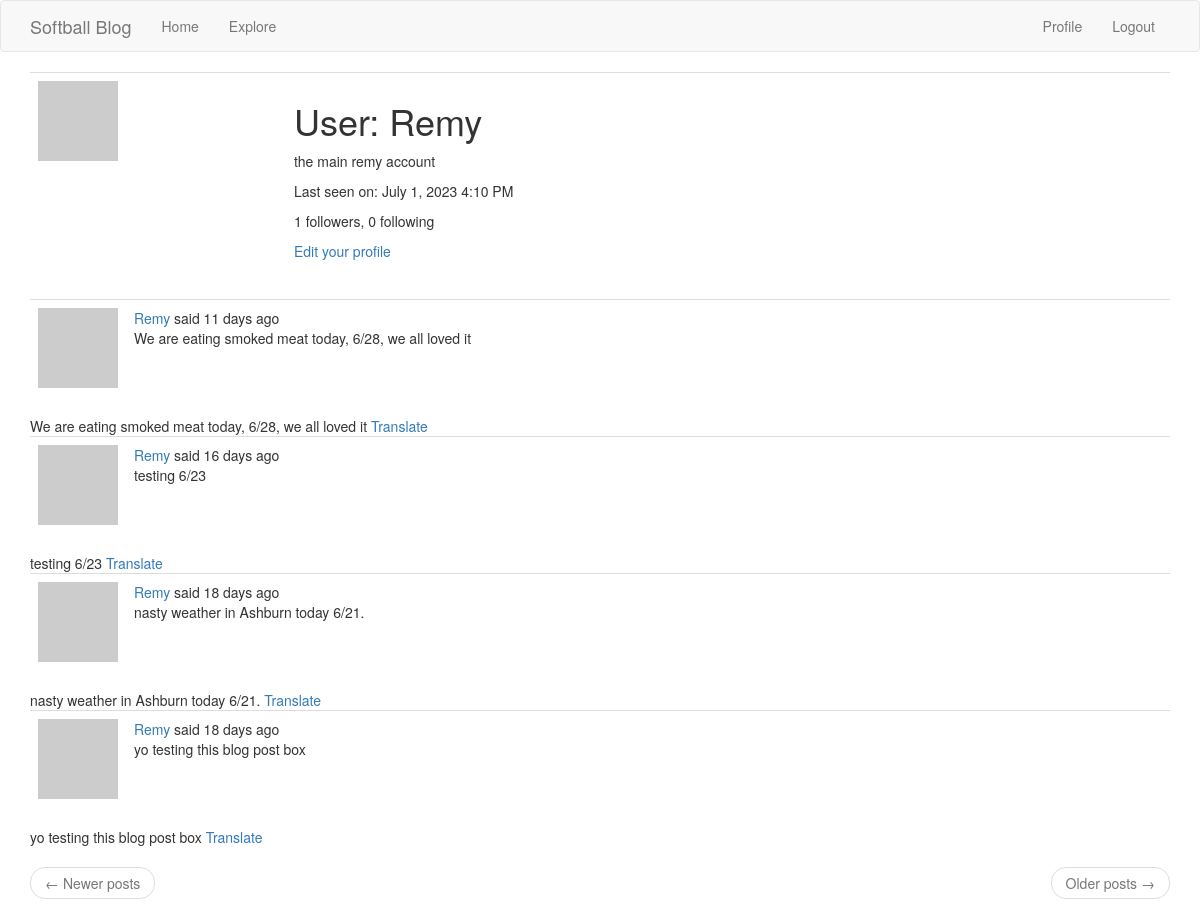
The page /user/Remy (signed in) on the database as committed earlier.
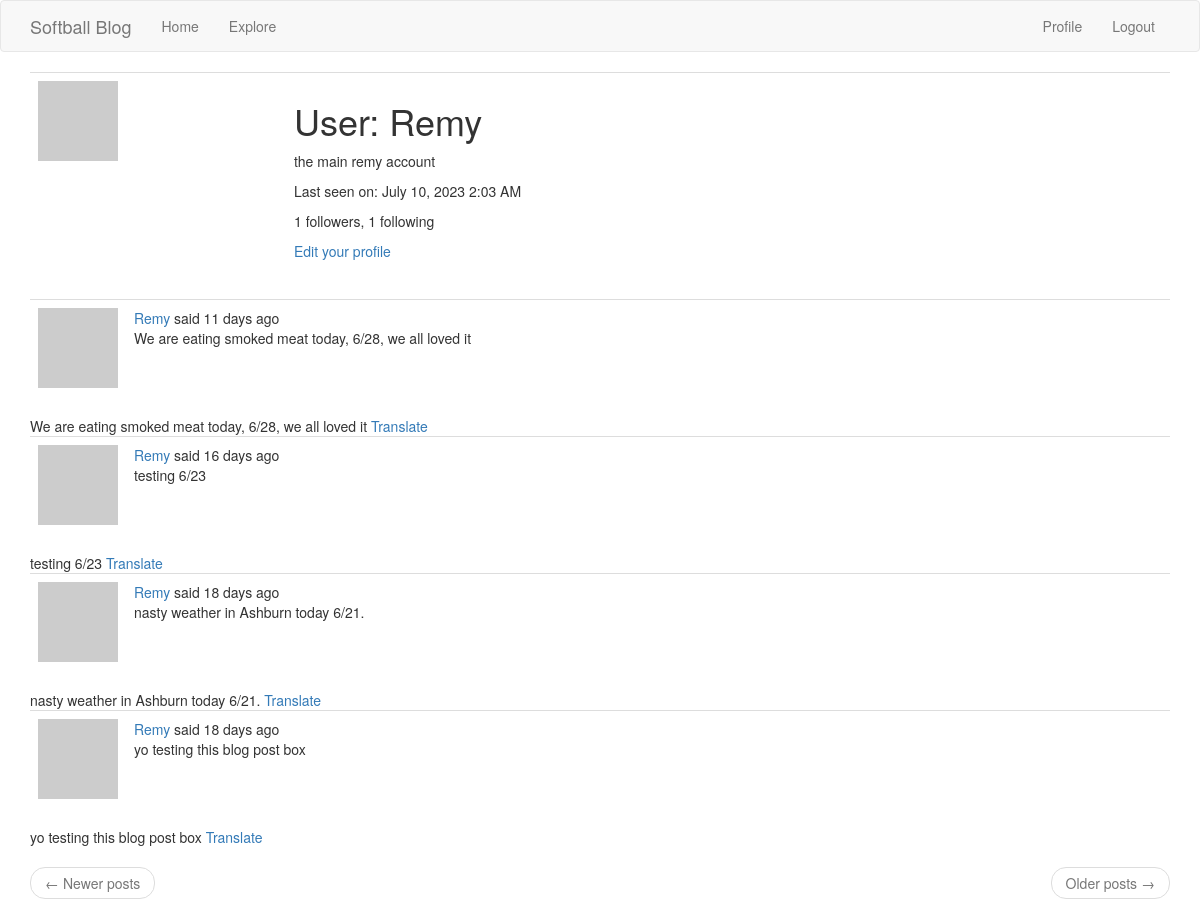
The same page on the database as committed later.
### app/models.py (models this page shows, shortened)
class User(UserMixin, db.Model):
    id = db.Column(db.Integer, primary_key=True)
    username = db.Column(db.String(64), index=True, unique=True)
    email = db.Column(db.String(120), index=True, unique=True)
    password_hash = db.Column(db.String(128))
    posts = db.relationship("Post", backref="author", lazy="dynamic")
    about_me = db.Column(db.String(140))
    last_seen = db.Column(db.DateTime, default=datetime.utcnow)
    followed = db.relationship(
        "User",
        secondary=followers,
        primaryjoin=(followers.c.follower_id == id),
        secondaryjoin=(followers.c.followed_id == id),
        backref=db.backref("followers", lazy="dynamic"),
        lazy="dynamic",
    )
    language = db.Column(db.String(5))
    def avatar(self, size):
        digest = md5(self.email.lower().encode("utf-8")).hexdigest()
        return f"https://www.gravatar.com/avatar/{digest}?d=robohash&s={size}"

### app/routes.py (the view)
@app.route("/user/<username>")
@login_required
def user(username):
    user = User.query.filter_by(username=username).first_or_404()
    page = request.args.get("page", 1, type=int)
    posts = user.posts.order_by(Post.timestamp.desc()).paginate(
        page=page, per_page=app.config["POSTS_PER_PAGE"], error_out=False
    )
    next_url = (
        url_for("user", username=user.username, page=posts.next_num)
        if posts.has_next
        else None
    )
    prev_url = (
        url_for("user", username=user.username, page=posts.prev_num)
        if posts.has_prev
        else None
    )
    form = EmptyForm()
    return render_template(
        "user.html",
        user=user,
        posts=posts.items,
        next_url=next_url,
        prev_url=prev_url,
        form=form,
    )

### app/models.py (called while the page is built)
@login.user_loader
def load_user(id):
    return User.query.get(int(id))

### app/routes.py (called while the page is built)
@app.before_request
def before_request():
    if current_user.is_authenticated:
        current_user.last_seen = datetime.utcnow()
        db.session.commit()
        g.locale = str(get_locale())

### app/templates/user.html (shortened to what this page needs)
{% extends "base.html" %}
{% block app_content %}
<table class="table table-hover">
    <tr>
        <td width="256px"><img src="{{ user.avatar(256) }}"></td>
        <td>
            <h1>{{ _('User') }}: {{ user.username }}</h1>
            {% if user.about_me %}<p>{{ user.about_me }}</p>{% endif %}
            {% if user.last_seen %}
            <p>{{ _('Last seen on') }}: {{ moment(user.last_seen).format('LLL') }}</p>
            {% endif %}
            <p>{{ _('%(count)d followers', count=user.followers.count()) }}, {{ _('%(count)d following',count=user.followed.count()) }}</p>
            {% if user == current_user %}
                            <p><a href="{{ url_for('edit_profile') }}">{{ _('Edit your profile') }}</a></p>
            {% endif %}
        </td>
    </tr>
</table>
{% for post in posts %}
{% include '_post.html' %}
{% endfor %}
<nav aria-label="...">
    <ul class="pager">
        <li class="previous{% if not prev_url %} disabled{% endif %}">
            <a href="{{ prev_url or '#' }}">
                <span aria-hidden="true">&larr;</span> {{ _('Newer posts') }}
            </a>
        </li>
        <li class="next{% if not next_url %} disabled{% endif %}">
            <a href="{{ next_url or '#' }}">
                                    {{ _('Older posts') }} <span aria-hidden="true">&rarr;</span>
            </a>
        </li>
    </ul>
</nav>
{% endblock %}

Rows that differ between the two databases and show on the page:
changed User "Remy": last_seen "July 1, 2023 4:10 PM" → "July 10, 2023 2:03 AM"
Other text that changed with them:
text no longer shown: "0 following"
text now shown: "1 following"
